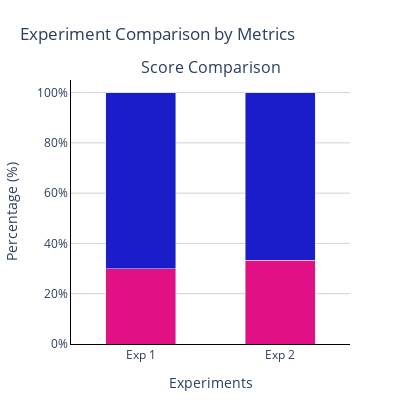

Write notebook code for a chart like this one.
### Code cell
p.compare_and_plot(
    experiment_ids=["21e2eae0-d21f-465a-adf8-b8026db33d54","6dcf6d24-6982-4098-b430-5976bd8da237"],
    model=ExperimentModel,
    metric_names=["score"]
)

### Figure 1 — Plotly figure (JSON) as saved in the notebook; plotly's stock layout.template omitted (floating-point values rounded to 4 significant figures)
{"data": [{"hoverinfo": "text", "hovertext": ["Fail: 30.0%", "Fail: 33.3%"], "marker": {"color": "#e11185"}, "name": "Fail", "showlegend": false, "type": "bar", "width": 0.5, "x": ["Exp 1", "Exp 2"], "xaxis": "x", "y": [30, 33.33], "yaxis": "y"}, {"hoverinfo": "text", "hovertext": ["Pass: 70.0%", "Pass: 66.7%"], "marker": {"color": "#1a1dc9"}, "name": "Pass", "showlegend": false, "type": "bar", "width": 0.5, "x": ["Exp 1", "Exp 2"], "xaxis": "x", "y": [70, 66.67], "yaxis": "y"}], "layout": {"annotations": [{"font": {"size": 16}, "showarrow": false, "text": "Score Comparison", "x": 0.5, "xanchor": "center", "xref": "paper", "y": 1, "yanchor": "bottom", "yref": "paper"}], "barmode": "stack", "height": 400, "hovermode": "closest", "margin": {"b": 50, "l": 50, "r": 50, "t": 80}, "plot_bgcolor": "white", "showlegend": false, "title": {"text": "Experiment Comparison by Metrics"}, "width": 400, "xaxis": {"anchor": "y", "domain": [0, 1], "linecolor": "black", "linewidth": 1, "showgrid": false, "showline": true, "tickangle": 0, "title": {"text": "Experiments"}}, "yaxis": {"anchor": "x", "domain": [0, 1], "gridcolor": "lightgray", "linecolor": "black", "linewidth": 1, "range": [0, 105], "showgrid": true, "showline": true, "ticksuffix": "%", "title": {"text": "Percentage (%)"}}}}
